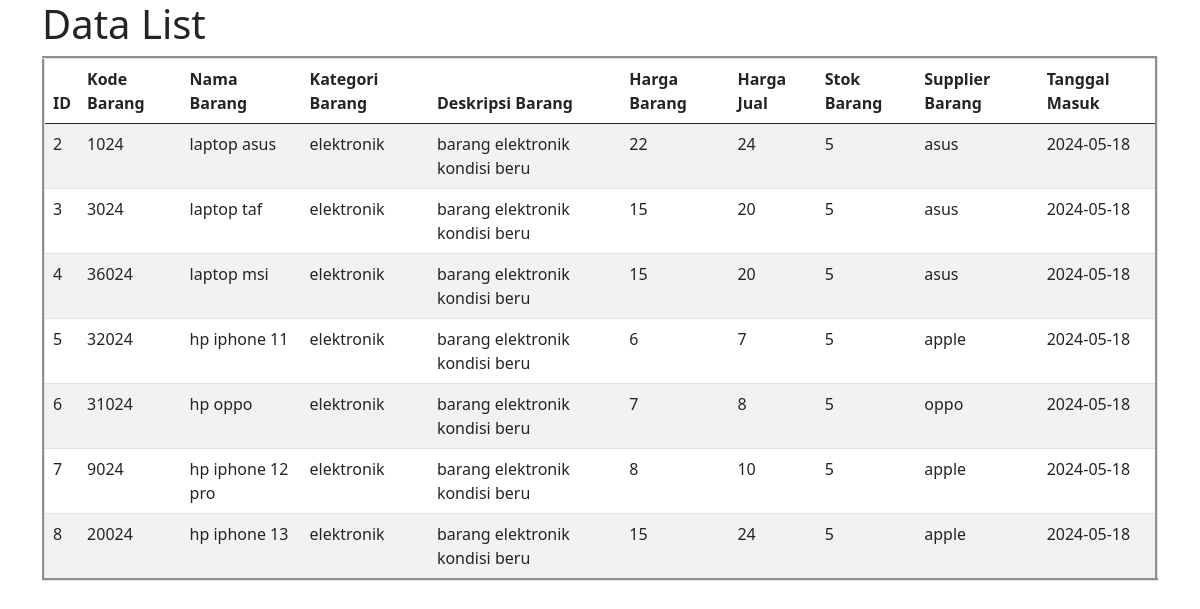
The app's page /CodeIgniter/index.php/barang with its own data.
### tables this page shows
CREATE TABLE `tb_barang` (
  `id_barang` int(11) NOT NULL,
  `kode_barang` varchar(20) NOT NULL,
  `nama_barang` varchar(100) NOT NULL,
  `kategori_barang` varchar(50) NOT NULL,
  `deskripsi_barang` text NOT NULL,
  `harga_barang` double NOT NULL,
  `harga_jual` double NOT NULL,
  `stok_barang` int(50) NOT NULL,
  `supplier_barang` varchar(100) NOT NULL,
  `tanggal_masuk` date NOT NULL
);

### CodeIgniter/application/controllers/barang.php (called while the page is built, shortened)
<?php
class Barang extends CI_Controller {
    public function __construct() {
        $this->load->model('Barang_model');
    }
    public function index() {
        $data['records'] = $this->Barang_model->get_data();
        $this->load->view('barang_view', $data);
    }
}
?>

### CodeIgniter/index.php (called while the page is built, shortened)
<?php
require_once BASEPATH.'core/CodeIgniter.php';

### CodeIgniter/application/models/barang_model.php (called while the page is built, shortened)
<?php
class Barang_model extends CI_Model {
    public function get_data() {
        $query = $this->db->get('tb_barang');
        return $query->result_array();
    }
}
?>

### CodeIgniter/application/views/barang_view.php (the view, shortened to what this page needs)
<!DOCTYPE html>
<html lang="en">
<head>
    <link href="https://cdn.jsdelivr.net/npm/bootstrap@5.0.2/dist/css/bootstrap.min.css" rel="stylesheet">
</head>
<body>
    <div class="container">
    <h1>Data List</h1>
    <table border="3" class="table table-striped">
        <thead>
        <tr>
            <th>ID</th>
            <th>Kode Barang</th>
            <th>Nama Barang</th>
            <th>Kategori Barang</th>
            <th>Deskripsi Barang</th>
            <th>Harga Barang</th>
            <th>Harga Jual</th>
            <th>Stok Barang</th>
            <th>Supplier Barang</th>
            <th>Tanggal Masuk</th>
        </tr>
        </thead>
        <?php foreach ($records as $record): ?>
        <tr>
            <td><?php echo $record['id_barang']; ?></td>
            <td><?php echo $record['kode_barang']; ?></td>
            <td><?php echo $record['nama_barang']; ?></td>
            <td><?php echo $record['kategori_barang']; ?></td>
            <td><?php echo $record['deskripsi_barang']; ?></td>
            <td><?php echo $record['harga_barang']; ?></td>
            <td><?php echo $record['harga_jual']; ?></td>
            <td><?php echo $record['stok_barang']; ?></td>
            <td><?php echo $record['supplier_barang']; ?></td>
            <td><?php echo $record['tanggal_masuk']; ?></td>
        </tr>
        <?php endforeach; ?>
    </table>
    </div>
</body>
</html>

### records on screen
tb_barang: id_barang "2", kode_barang "1024", nama_barang "laptop asus", kategori_barang "elektronik", deskripsi_barang "barang elektronik kondisi beru", harga_barang "22", harga_jual "24", stok_barang "5", supplier_barang "asus", tanggal_masuk "2024-05-18"
tb_barang: id_barang "3", kode_barang "3024", nama_barang "laptop taf", kategori_barang "elektronik", deskripsi_barang "barang elektronik kondisi beru", harga_barang "15", harga_jual "20", stok_barang "5", supplier_barang "asus", tanggal_masuk "2024-05-18"
tb_barang: id_barang "4", kode_barang "36024", nama_barang "laptop msi", kategori_barang "elektronik", deskripsi_barang "barang elektronik kondisi beru", harga_barang "15", harga_jual "20", stok_barang "5", supplier_barang "asus", tanggal_masuk "2024-05-18"
tb_barang: id_barang "5", kode_barang "32024", nama_barang "hp iphone 11", kategori_barang "elektronik", deskripsi_barang "barang elektronik kondisi beru", harga_barang "6", harga_jual "7", stok_barang "5", supplier_barang "apple", tanggal_masuk "2024-05-18"
tb_barang: id_barang "6", kode_barang "31024", nama_barang "hp oppo", kategori_barang "elektronik", deskripsi_barang "barang elektronik kondisi beru", harga_barang "7", harga_jual "8", stok_barang "5", supplier_barang "oppo", tanggal_masuk "2024-05-18"
tb_barang: id_barang "7", kode_barang "9024", nama_barang "hp iphone 12 pro", kategori_barang "elektronik", deskripsi_barang "barang elektronik kondisi beru", harga_barang "8", harga_jual "10", stok_barang "5", supplier_barang "apple", tanggal_masuk "2024-05-18"
tb_barang: id_barang "8", kode_barang "20024", nama_barang "hp iphone 13", kategori_barang "elektronik", deskripsi_barang "barang elektronik kondisi beru", harga_barang "15", harga_jual "24", stok_barang "5", supplier_barang "apple", tanggal_masuk "2024-05-18"
